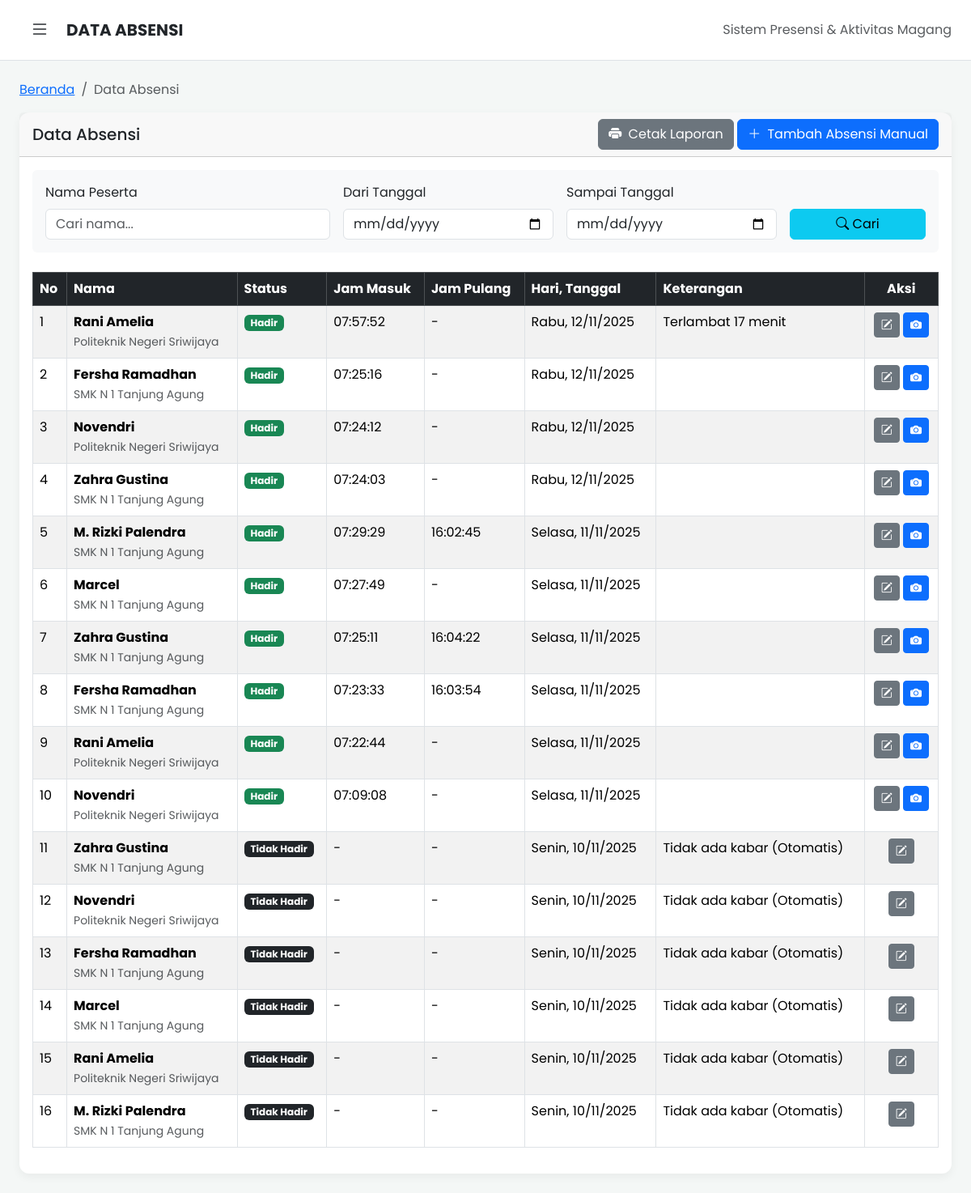
/index.php?page=data_absensi (signed in), run on the app's committed database.
### tables this page shows
CREATE TABLE `tbl_absensi` (
  `id_absensi` int NOT NULL,
  `id_mahasiswa` int DEFAULT NULL,
  `status` int DEFAULT NULL,
  `waktu` time DEFAULT NULL,
  `waktu_pulang` time DEFAULT NULL,
  `tanggal` date DEFAULT NULL,
  `keterangan` varchar(255) DEFAULT NULL,
  `latitude_absen` decimal(10,8) DEFAULT NULL,
  `longitude_absen` decimal(11,8) DEFAULT NULL,
  `foto_absen` varchar(255) DEFAULT NULL
);

CREATE TABLE `tbl_mahasiswa` (
  `id_mahasiswa` int NOT NULL,
  `kode_mahasiswa` varchar(4) DEFAULT NULL,
  `nama` varchar(255) DEFAULT NULL,
  `nama_instansi_asal` varchar(255) DEFAULT NULL,
  `jurusan` varchar(255) DEFAULT NULL,
  `nim` varchar(255) DEFAULT NULL,
  `mulai_magang` date DEFAULT NULL,
  `akhir_magang` date DEFAULT NULL,
  `alamat` varchar(255) DEFAULT NULL,
  `no_telp` varchar(255) DEFAULT NULL,
  `no_telp_ortu` varchar(20) DEFAULT NULL,
  `no_telp_guru` varchar(20) DEFAULT NULL,
  `foto` varchar(255) DEFAULT NULL
);

### config/function.php (called while the page is built, shortened)
<?php
function MendapatkanHari($hari) {
    switch($hari) {
        case "Monday":
            return "Senin";
            break;
        case "Tuesday":
            return "Selasa";
            break;
        case "Wednesday":
            return "Rabu";
            break;
    }
}
?>

### apps/data_absensi/index.php (the view, shortened to what this page needs)
<?php
include 'config/function.php';
?>
<nav aria-label="breadcrumb">
    <ol class="breadcrumb">
        <li class="breadcrumb-item"><a href="index.php?page=beranda">Beranda</a></li>
        <li class="breadcrumb-item active" aria-current="page">Data Absensi</li>
    </ol>
</nav>
<div class="card">
    <div class="card-header d-flex justify-content-between align-items-center">
        <h5 class="mb-0">Data Absensi</h5>
        <div>
            <button type="button" class="btn btn-secondary" id="tombol_cetak_laporan">
                <i class="bi bi-printer-fill me-1"></i> Cetak Laporan
            </button>
            <button type="button" class="btn btn-primary" id="tambah_absensi">
                <i class="bi bi-plus-lg me-1"></i> Tambah Absensi Manual
            </button>
        </div>
    </div>
    <div class="card-body">
        <div class="p-3 mb-4 rounded" style="background-color: #f8f9fa;">
            <form action="index.php" method="GET">
                <div class="row g-3 align-items-end">
                    <div class="col-md-4">
                        <label for="nama" class="form-label">Nama Peserta</label>
                        <input type="text" name="nama" id="nama" class="form-control" placeholder="Cari nama..." value="<?php echo isset($_GET['nama']) ? htmlspecialchars($_GET['nama']) : ''; ?>">
                    </div>
                    <div class="col-md-3">
                        <label for="tanggal_awal" class="form-label">Dari Tanggal</label>
                        <input type="date" name="tanggal_awal" id="tanggal_awal" class="form-control" value="<?php echo isset($_GET['tanggal_awal']) ? htmlspecialchars($_GET['tanggal_awal']) : ''; ?>">
                    </div>
                    <div class="col-md-3">
                        <label for="tanggal_akhir" class="form-label">Sampai Tanggal</label>
                        <input type="date" name="tanggal_akhir" id="tanggal_akhir" class="form-control" value="<?php echo isset($_GET['tanggal_akhir']) ? htmlspecialchars($_GET['tanggal_akhir']) : ''; ?>">
                    </div>
                    <div class="col-md-2">
                        <button type="submit" class="btn btn-info w-100">
                            <i class="bi bi-search"></i> Cari
                        </button>
                    </div>
                </div>
            </form>
        </div>
        <div class="table-responsive">
            <table class="table table-striped table-hover table-bordered">
                <thead class="table-dark">
                    <tr>
                        <th>No</th>
                        <th>Nama</th>
                        <th>Status</th>
                        <th>Jam Masuk</th>
                        <th>Jam Pulang</th>
                        <th>Hari, Tanggal</th>
                        <th>Keterangan</th>
                        <th class="text-center">Aksi</th>
                    </tr>
                </thead>
                <tbody>
                    <?php
                    $base_sql = "SELECT
                                    a.*,
                                    m.nama,
                                    m.nama_instansi_asal,
                                    al.alasan,
                                    al.file_bukti,
                                    CASE a.status
                                        WHEN 1 THEN 'Hadir'
                                        WHEN 2 THEN 'Izin Disetujui'
                                        WHEN 3 THEN 'Tidak Hadir'
                                        WHEN 4 THEN 'Izin Ditolak'
                                        WHEN 5 THEN 'Menunggu Persetujuan'
                                        ELSE 'N/A'
                                    END as status_text
                                FROM tbl_absensi a
                                JOIN tbl_mahasiswa m ON a.id_mahasiswa = m.id_mahasiswa
                                LEFT JOIN tbl_alasan al ON a.id_mahasiswa = al.id_mahasiswa AND a.tanggal = al.tanggal";
                    $base_sql .= " ORDER BY a.tanggal DESC, a.waktu DESC";
                    $stmt = mysqli_prepare($kon, $base_sql);
                    mysqli_stmt_execute($stmt);
                    $hasil = mysqli_stmt_get_result($stmt);
                    $no = 0;
                    while ($data = mysqli_fetch_array($hasil)):
                        $no++;
                        $baris_class = '';
                        $badge_color = 'secondary';
                        switch ($data['status']) {
                            case 1:
                                $badge_color = 'success';
                                break;
                            case 3:
                                $badge_color = 'dark';
                                break;
                        }
                        $status_badge = "<span class='badge bg-{$badge_color}'>{$data['status_text']}</span>";
                    ?>
                        <tr class="<?php echo $baris_class; ?>">
                            <td><?php echo $no; ?></td>
                            <td>
                                <strong><?php echo htmlspecialchars($data['nama']); ?></strong><br>
                                <small class="text-muted"><?php echo htmlspecialchars($data['nama_instansi_asal']); ?></small>
                            </td>
                            <td><?php echo $status_badge; ?></td>
                            <td><?php echo $data['waktu'] ? date('H:i:s', strtotime($data['waktu'])) : '-'; ?></td>
                            <td><?php echo $data['waktu_pulang'] ? date('H:i:s', strtotime($data['waktu_pulang'])) : '-'; ?></td>
                            <td>
                                <?php
                                $nama_hari_inggris = date('l', strtotime($data['tanggal']));
                                echo MendapatkanHari($nama_hari_inggris) . ", " . date('d/m/Y', strtotime($data['tanggal']));
                                ?>
                            </td>
                            <td>
                                <?php
                                $keterangan_final_admin = $data['keterangan'];
                                echo htmlspecialchars($keterangan_final_admin);
                                ?>
                            </td>
                            <td class="text-center">
                                <?php if ($data['status'] == 5):
                                ?>
                                    <button type="button" class="btn btn-success btn-sm tombol_persetujuan" data-idabsensi="<?php echo $data['id_absensi']; ?>" data-aksi="setujui" data-bs-toggle="tooltip" title="Setujui Izin"><i class="bi bi-check-lg"></i></button>
                                    <button type="button" class="btn btn-danger btn-sm tombol_persetujuan" data-idabsensi="<?php echo $data['id_absensi']; ?>" data-aksi="tolak" data-bs-toggle="tooltip" title="Tolak Izin"><i class="bi bi-x-lg"></i></button>
                                    <?php if (!empty($data['file_bukti'])): ?>
                                        <a href="apps/mahasiswa/bukti_izin/<?php echo htmlspecialchars($data['file_bukti']); ?>" target="_blank" class="btn btn-info btn-sm" data-bs-toggle="tooltip" title="Lihat Bukti Izin"><i class="bi bi-paperclip"></i></a>
                                    <?php endif; ?>
                                <?php else:
                                ?>
                                    <button type="button" class="btn btn-secondary btn-sm absensi" id_absensi="<?php echo $data['id_absensi']; ?>" data-bs-toggle="tooltip" title="Ubah Absensi Manual"><i class="bi bi-pencil-square"></i></button>
                                    <?php if ($data['status'] == 1 && !empty($data['foto_absen'])): ?>
                                        <a href="apps/mahasiswa/foto_absen/<?php echo htmlspecialchars($data['foto_absen']); ?>" target="_blank" class="btn btn-primary btn-sm" data-bs-toggle="tooltip" title="Lihat Foto Absen">
                                            <i class="bi bi-camera-fill"></i>
                                        </a>
                                    <?php endif; ?>
                                <?php endif; ?>
                            </td>
                        </tr>
                    <?php endwhile; ?>
                </tbody>
            </table>
        </div>
    </div>
</div>

### template/redesign/css/custom_style.css (style rules this page uses)
:root { --primary-color: #f37321; --sidebar-bg: #212529; --sidebar-link-color: #adb5bd; --sidebar-link-hover: #ffffff; --sidebar-link-active: #ffffff; }
body { font-family: "Poppins", sans-serif; background-color: #f4f7f6; overflow-x: hidden; }
.card { border: none; border-radius: 0.75rem; box-shadow: 0 4px 12px rgba(0, 0, 0, 0.05); }

### data on the page
tbl_absensi: id_mahasiswa.nama "Rani Amelia", id_mahasiswa.nama_instansi_asal "Politeknik Negeri Sriwijaya", status_text "Hadir", waktu "07:57:52", tanggal "Rabu", tanggal "12/11/2025", keterangan "Terlambat 17 menit"
tbl_absensi: id_mahasiswa.nama "Fersha Ramadhan", id_mahasiswa.nama_instansi_asal "SMK N 1 Tanjung Agung", status_text "Hadir", waktu "07:25:16", tanggal "Rabu", tanggal "12/11/2025"
tbl_absensi: id_mahasiswa.nama "Novendri", id_mahasiswa.nama_instansi_asal "Politeknik Negeri Sriwijaya", status_text "Hadir", waktu "07:24:12", tanggal "Rabu", tanggal "12/11/2025"
tbl_absensi: id_mahasiswa.nama "Zahra Gustina", id_mahasiswa.nama_instansi_asal "SMK N 1 Tanjung Agung", status_text "Hadir", waktu "07:24:03", tanggal "Rabu", tanggal "12/11/2025"
tbl_absensi: id_mahasiswa.nama "M. Rizki Palendra", id_mahasiswa.nama_instansi_asal "SMK N 1 Tanjung Agung", status_text "Hadir", waktu "07:29:29", waktu_pulang "16:02:45", tanggal "Selasa", tanggal "11/11/2025"
tbl_absensi: id_mahasiswa.nama "Marcel", id_mahasiswa.nama_instansi_asal "SMK N 1 Tanjung Agung", status_text "Hadir", waktu "07:27:49", tanggal "Selasa", tanggal "11/11/2025"
tbl_absensi: id_mahasiswa.nama "Zahra Gustina", id_mahasiswa.nama_instansi_asal "SMK N 1 Tanjung Agung", status_text "Hadir", waktu "07:25:11", waktu_pulang "16:04:22", tanggal "Selasa", tanggal "11/11/2025"
tbl_absensi: id_mahasiswa.nama "Fersha Ramadhan", id_mahasiswa.nama_instansi_asal "SMK N 1 Tanjung Agung", status_text "Hadir", waktu "07:23:33", waktu_pulang "16:03:54", tanggal "Selasa", tanggal "11/11/2025"
tbl_absensi: id_mahasiswa.nama "Rani Amelia", id_mahasiswa.nama_instansi_asal "Politeknik Negeri Sriwijaya", status_text "Hadir", waktu "07:22:44", tanggal "Selasa", tanggal "11/11/2025"
tbl_absensi: id_mahasiswa.nama "Novendri", id_mahasiswa.nama_instansi_asal "Politeknik Negeri Sriwijaya", status_text "Hadir", waktu "07:09:08", tanggal "Selasa", tanggal "11/11/2025"
tbl_absensi: id_mahasiswa.nama "Zahra Gustina", id_mahasiswa.nama_instansi_asal "SMK N 1 Tanjung Agung", status_text "Tidak Hadir", tanggal "Senin", tanggal "10/11/2025", keterangan "Tidak ada kabar (Otomatis)"
tbl_absensi: id_mahasiswa.nama "Novendri", id_mahasiswa.nama_instansi_asal "Politeknik Negeri Sriwijaya", status_text "Tidak Hadir", tanggal "Senin", tanggal "10/11/2025", keterangan "Tidak ada kabar (Otomatis)"
tbl_absensi: id_mahasiswa.nama "Fersha Ramadhan", id_mahasiswa.nama_instansi_asal "SMK N 1 Tanjung Agung", status_text "Tidak Hadir", tanggal "Senin", tanggal "10/11/2025", keterangan "Tidak ada kabar (Otomatis)"
tbl_absensi: id_mahasiswa.nama "Marcel", id_mahasiswa.nama_instansi_asal "SMK N 1 Tanjung Agung", status_text "Tidak Hadir", tanggal "Senin", tanggal "10/11/2025", keterangan "Tidak ada kabar (Otomatis)"
tbl_absensi: id_mahasiswa.nama "Rani Amelia", id_mahasiswa.nama_instansi_asal "Politeknik Negeri Sriwijaya", status_text "Tidak Hadir", tanggal "Senin", tanggal "10/11/2025", keterangan "Tidak ada kabar (Otomatis)"
tbl_absensi: id_mahasiswa.nama "M. Rizki Palendra", id_mahasiswa.nama_instansi_asal "SMK N 1 Tanjung Agung", status_text "Tidak Hadir", tanggal "Senin", tanggal "10/11/2025", keterangan "Tidak ada kabar (Otomatis)"

### other printed values
str_replace('_', ' ', $page) "DATA ABSENSI"
